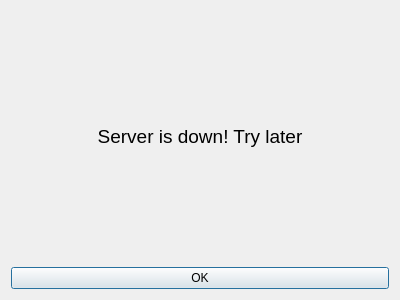
<?xml version="1.0" encoding="UTF-8"?>
<ui version="4.0">
 <class>ServerDownDialog</class>
 <widget class="QDialog" name="ServerDownDialog">
  <property name="geometry">
   <rect>
    <x>0</x>
    <y>0</y>
    <width>400</width>
    <height>300</height>
   </rect>
  </property>
  <property name="windowTitle">
   <string>Dialog</string>
  </property>
  <layout class="QVBoxLayout" name="verticalLayout">
   <item>
    <widget class="QLabel" name="label">
     <property name="font">
      <font>
       <pointsize>14</pointsize>
      </font>
     </property>
     <property name="text">
      <string>Server is down! Try later</string>
     </property>
     <property name="alignment">
      <set>Qt::AlignCenter</set>
     </property>
    </widget>
   </item>
   <item>
    <widget class="QPushButton" name="pushButtonOK">
     <property name="text">
      <string>OK</string>
     </property>
    </widget>
   </item>
  </layout>
 </widget>
 <resources/>
 <connections/>
</ui>
